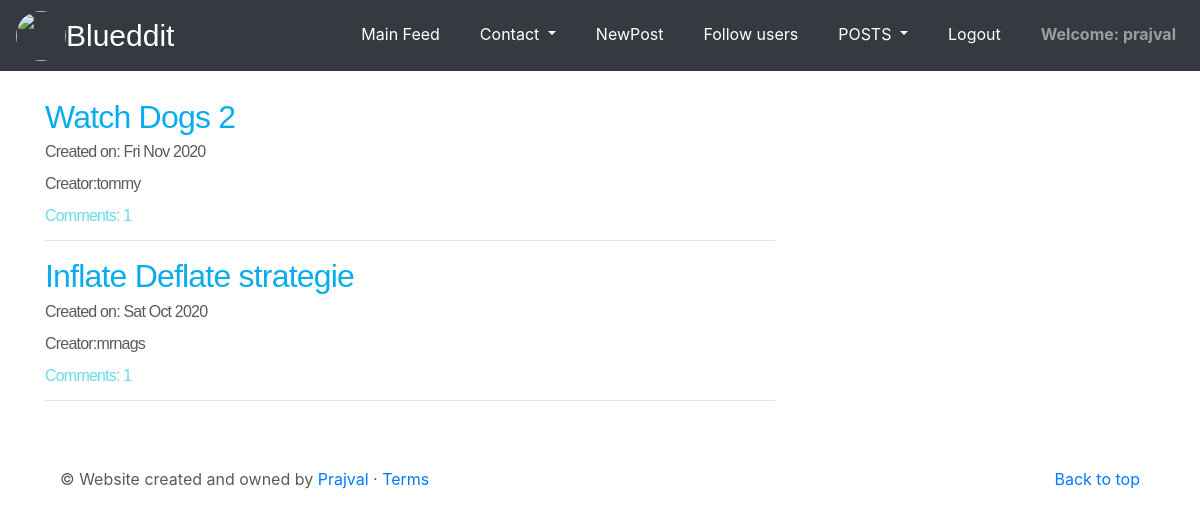
The page /post/fpost (signed in) on the database its author committed.
### blog_app/models.py (models this page shows, shortened)
class post(models.Model):
    author = models.ForeignKey(User,on_delete=models.CASCADE)
    title = models.CharField(max_length=200)
    text = models.TextField()
    create_date = models.DateField(default=timezone.now)
    published_date = models.DateTimeField(blank=True, null=True)
    creator = models.TextField(max_length=50)
    photos = models.ImageField(upload_to='images/',blank=True,null=True,default='default.png') #django will automatically create the media folder and place the images
    likes = models.ManyToManyField(User,related_name='user_like',blank=True,null=True)
    def approve_comments(self):
        return self.comments.filter(approved_comm=True)

### blog_app/views.py (the view)
# urls.py: path('post/fpost',views.fol_post_view,name='follow_post'),
def fol_post_view(requests):
    fol = follower.objects.get(uid=requests.user)
    fol_list = fol.fid.all()
    post_list = post.objects.filter(published_date__lte = timezone.now()).order_by('-create_date')
    return render(requests,'blog_app/fol_post.html',{'fol_list':fol_list,'post_list':post_list})

### blog_app/templates/blog_app/fol_post.html
{% extends 'blog_app/base.html'%}
{% block body_block %}
<div class="listposts">
 {% for post in post_list%}
   {% if post.author in fol_list %}
   <h2><a class="list_link" href="{% url 'post_detail' pk=post.pk%}">{{post.title}}</a></h2>
   <div class="date">
     <p>Created on: {{post.create_date|date:"D M Y"}}</p>
     <p>Creator:{{post.creator}}</p>
   </div>
   <div>
     <a class="list_link2" href="{% url 'post_detail' pk=post.pk%}">Comments: {{post.approve_comments.count}}</a>
   </div>
   <hr>
   {% endif %}
 {% endfor %}
{% endblock %}

### blog_app/templates/blog_app/base.html (shortened to what this page needs)
<!DOCTYPE html>
{% load static %}
<html lang="en" dir="ltr">
  <head>
    <link rel="stylesheet" href="https://stackpath.bootstrapcdn.com/bootstrap/4.3.1/css/bootstrap.min.css">
    <link rel="stylesheet" href="{% static 'css/new.css'%}">
   <link rel="stylesheet" href="//cdn.jsdelivr.net/npm/medium-editor@latest/dist/css/medium-editor.min.css" type="text/css" media="screen" charset="utf-8">
  </head>
  <body>
    <header>
      <nav class="navbar navbar-expand-lg navbar-dark fixed-top bg-dark">
        <img class="logo"src="{% static 'images/reddit.png'%}" alt="">
        <a class="navbar-brand" href="{%url 'about' %}">Blueddit</a>
        <div class="navbar-collapse collapse" id="navbarCollapse" style="">
            <ul class="navbar-nav ml-auto py-md-0">
                <li class="nav-item pl-4 pl-md-0 ml-0 ml-lg-4 active">
                <a class="nav-link" href="{% url 'post_list'%}">Main Feed</a>
              </li>
                  <li class="nav-item pl-4 pl-md-0 ml-0 ml-lg-4 active">
                <div class="nav-item dropdown">
                  <a class="nav-link dropdown-toggle active" href="#" id="navbar-dropdown-menu" role="button" data-toggle="dropdown" aria-haspopup="true" aria-expanded="false">
                    Contact
                  </a>
              </div>
              </li>
              {% if user.is_authenticated %}
                  <li class="nav-item pl-4 pl-md-0 ml-0 ml-lg-4 active">
                <a class="nav-link" href="{% url 'post_create' %}">NewPost</a>
              </li>
              <li class="nav-item pl-4 pl-md-0 ml-0 ml-lg-4 active">
            <a class="nav-link" href="{% url 'follow_user' %}">Follow users</a>
              </li>
              <li class="nav-item pl-4 pl-md-0 ml-0 ml-lg-4 active">
            <div class="nav-item dropdown">
              <a class="nav-link dropdown-toggle active" href="#" id="navbar-dropdown-menu" role="button" data-toggle="dropdown" aria-haspopup="true" aria-expanded="false">
                POSTS
              </a>
            </div>
            </li>
                <li class="nav-item pl-4 pl-md-0 ml-0 ml-lg-4 active">
              <a class="nav-link" href="{% url 'user_logout' %}">Logout</a>
              </li>
                <li class="nav-item pl-4 pl-md-0 ml-0 ml-lg-4 active">
              <strong><a class="nav-link" >Welcome: {{ user.username }}</a></strong>
              </li>
              {% endif %}
          </ul>
        </div>
      </nav>
</header>
        <div class="content container">
            <div class="row">
                <div class="col-md-8">
                  <div class="blog_posts">
                    {% block body_block %}
                    {% endblock %}
                  </div>
                </div>
            </div>
        </div>
        <footer class="container">
          <p class="float-right"><a href="#">Back to top</a></p>
          <p>© Website created and owned by <a href="https://in.linkedin.com/in/prajval-sudhir-571833185">Prajval</a> · <a href="#">Terms</a></p>
        </footer>
  </body>
</html>

### blog_app/static/css/new.css (style rules this page uses)
body { padding-top: 3rem; padding-bottom: 3rem; color: #5a5a5a; }
.navbar-brand { font-family: sans-serif; font-size: 30px; }
.logo { height: 50px; width: 50px; border-radius: 50px; }
.nav-link { padding: .25rem 0; font-weight: 350 color: rgba(255, 255, 255, .5); background-color: transparent; border-bottom: .25rem solid transparent; }
.listposts { margin-top: 50px; font-family: sans-serif; font-weight: 200; line-height: 1; letter-spacing: -.05rem; }
.blog_posts { margin-top: 50px; }
footer { margin-top: 50px; }
.list_link { color: #09aded }
.list_link2 { color: #69d9f0 }

### rows shown on the page
post: title "Watch Dogs 2", create_date "Fri Nov 2020", creator "tommy", approve_comments.count "1"
post: title "Inflate Deflate strategie", create_date "Sat Oct 2020", creator "mrnags", approve_comments.count "1"

### other values the page prints
{{ user.username }} "prajval"
